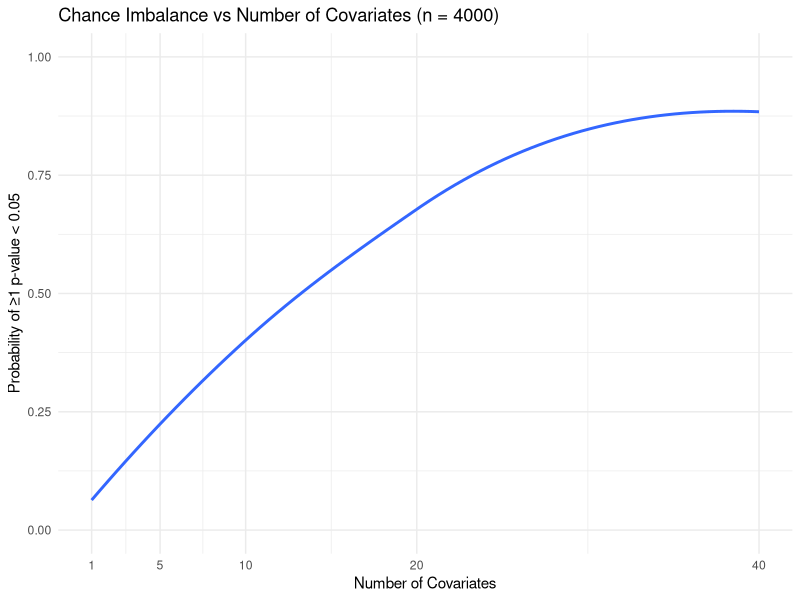
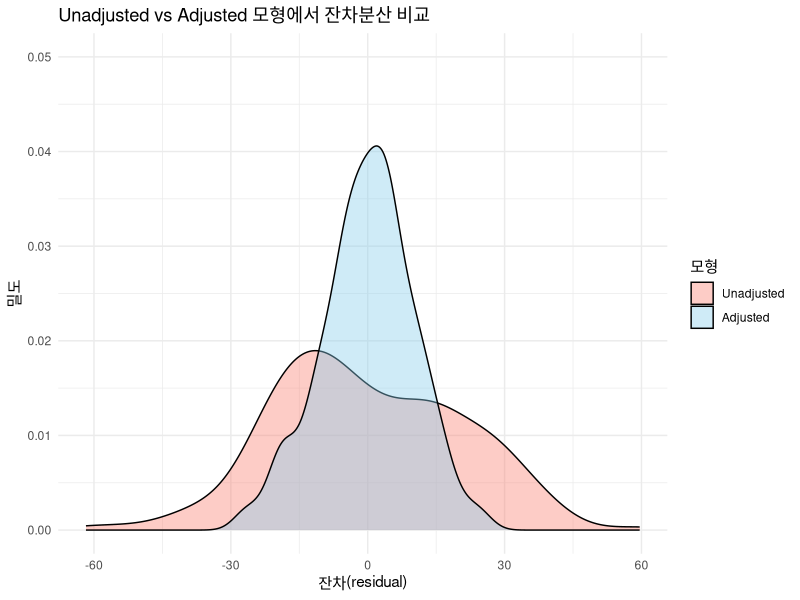

Generate these figures, in order, with R:
## ---- chunk 1
library(ggplot2)
set.seed(123)
n <- 4000
reps <- 500
cov_counts <- c(1, 5, 10, 20, 40)
probs <- sapply(cov_counts, function(p) {
  mean(replicate(reps, {
    covs <- matrix(rnorm(n * p), ncol = p)
    treat <- rbinom(n, 1, 0.5)
    any(sapply(seq_len(p), function(j) t.test(covs[treat == 1, j], covs[treat == 0, j])$p.value < 0.05))
  }))
})
df <- data.frame(covariates = cov_counts, prob = probs)

ggplot(df, aes(x = covariates, y = prob)) +
  geom_smooth(method = "loess", span = 1.0, se = FALSE) +
  scale_x_continuous(breaks = cov_counts) +
  labs(
    x = "Number of Covariates",
    y = "Probability of ≥1 p-value < 0.05",
    title = "Chance Imbalance vs Number of Covariates (n = 4000)"
  ) +
  scale_y_continuous(limits = c(0, 1)) +
  theme_minimal()
## ---- chunk 2
library(ggplot2)
library(reshape2)
set.seed(123)
n <- 200

baseline <- rnorm(n, mean = 150, sd = 20)
treat    <- rbinom(n, 1, 0.5)
y        <- baseline - 20 * treat + rnorm(n, sd = 10)
df       <- data.frame(y, treat = factor(treat), baseline)

# Unadjusted 모형
m0        <- lm(y ~ treat, data = df)
df$res0   <- resid(m0)

# Adjusted 모형(baseline을 포함)
m1        <- lm(y ~ treat + baseline, data = df)
df$res1   <- resid(m1)


df_long   <- melt(df,
                   measure.vars = c("res0","res1"),
                   variable.name = "model",
                   value.name    = "residual")

ggplot(df_long, aes(x = residual, fill = model)) +
  geom_density(alpha = 0.4) +
  coord_cartesian(ylim = c(0, 0.05)) +
  labs(
    title = "Unadjusted vs Adjusted 모형에서 잔차분산 비교",
    x     = "잔차(residual)",
    y     = "밀도"
  ) +
  scale_fill_manual(
    name   = "모형",
    values = c("res0" = "salmon", "res1" = "skyblue"),
    labels = c("Unadjusted", "Adjusted")
  ) +
  theme_minimal()
## ---- chunk 3
set.seed(123)
n_stratum <- 800
#dm 유무를 기준으로 층화한 이후에 치료군 배정을 랜덤화
dm <- rep(c(0,1), each = n_stratum)
treatment <- rep(rep(c(0,1), each = n_stratum/2), times = 2)
y <- 2*treatment + 5*dm + rnorm(2*n_stratum, sd = 3)
df <- data.frame(y, treatment = factor(treatment), dm = factor(dm))

#dm 유무를 반영하지 않은 모델
m1 <- lm(y ~ treatment, data = df)

#dm 유무를 반영한 모델
m2 <- lm(y ~ treatment + dm, data = df)

results <- data.frame(
  Model    = c("Unadjusted", "Adjusted"),
  Estimate = c(coef(summary(m1))["treatment1","Estimate"],
               coef(summary(m2))["treatment1","Estimate"]),
  StdError = c(coef(summary(m1))["treatment1","Std. Error"],
               coef(summary(m2))["treatment1","Std. Error"])
)

print(results)
## ---- chunk 4
set.seed(123)
n <- 1000
baseline <- rnorm(n, 150, 10)
treatment <- rep(0:1, each = n/2)
final <- 0.5* baseline - 20 * treatment + rnorm(n, 0, 5)
data <- data.frame(baseline, treatment = factor(treatment), final)

#baseline을 반영하지 않은 모델
m0 <- lm(final ~ treatment, data = data)
est0 <- coef(summary(m0))["treatment1", "Estimate"]
se0 <- coef(summary(m0))["treatment1", "Std. Error"]

#basline을 정확히 반영한 모델
m2 <- lm(final ~ treatment + baseline, data = data)
est2 <- coef(summary(m2))["treatment1", "Estimate"]
se2 <- coef(summary(m2))["treatment1", "Std. Error"]

#차이의 절댓값만 반영한 모델
delta <- data$final - data$baseline
m1 <- lm(delta ~ treatment, data = data)
est1 <- coef(summary(m1))["treatment1", "Estimate"]
se1 <- coef(summary(m1))["treatment1", "Std. Error"]

data.frame(
  Model    = c("Unadjusted", "Baseline adj.", "Delta model"),
  Estimate = c(est0, est2, est1),
  SE       = c(se0, se2, se1)
)
## ---- chunk 5
set.seed(123)
n    <- 500
reps <- 100

ests_unadj   <- se_unadj   <- numeric(reps)
ests_adj_lin <- se_adj_lin <- numeric(reps)
ests_adj_cub <- se_adj_cub <- numeric(reps)

for(i in seq_len(reps)) {
  x   <- rnorm(n)
  tr  <- rbinom(n,1,0.5)
  # 실제로 y는 tr과 x의 세제곱에 의해서 결정된다고 가정
  y   <- 2*tr + 3*x^3 + rnorm(n,0,2)
  
  # y와 tr만 살펴봅니다
  m0  <- lm(y ~ tr)
  sm0 <- summary(m0)$coefficients
  # y와 tr, 그리고 x의 선형관계만 살펴봅니다
  m1  <- lm(y ~ tr + x)
  sm1 <- summary(m1)$coefficients
  # y와 tr, 그리고 x의 비선형관계를 3차항까지 함께 살펴봅니다
  m2  <- lm(y ~ tr + x + I(x^2) + I(x^3))
  sm2 <- summary(m2)$coefficients
  
  ests_unadj[i]   <- sm0["tr","Estimate"]
  se_unadj[i]     <- sm0["tr","Std. Error"]
  ests_adj_lin[i] <- sm1["tr","Estimate"]
  se_adj_lin[i]   <- sm1["tr","Std. Error"]
  ests_adj_cub[i] <- sm2["tr","Estimate"]
  se_adj_cub[i]   <- sm2["tr","Std. Error"]
}

library(dplyr)
tibble(
  Model         = c("Unadjusted","Linear adj.","Cubic adj."),
  Mean_Est      = c(mean(ests_unadj),   mean(ests_adj_lin),   mean(ests_adj_cub)),
  Empirical_SE  = c(sd(ests_unadj),     sd(ests_adj_lin),     sd(ests_adj_cub)),
  Avg_Model_SE  = c(mean(se_unadj),     mean(se_adj_lin),     mean(se_adj_cub))
)
## ---- chunk 6
library(sandwich)  
library(lmtest)     
library(boot)      

set.seed(123)
n_cl    <- 10    # 병원 수
n_per   <- 200   # 병원당 환자 수
cluster <- factor(rep(1:n_cl, each = n_per))  # 병원 클러스터

# 병원별로 치료군과 비치료군을 반반씩 배정
treatment <- factor(
  rep(rep(c(0,1), each = n_per/2), times = n_cl),
  levels = c("0","1")
)

x <- rnorm(n_cl * n_per)
# 병원별 랜덤 효과
cluster_eff <- rnorm(n_cl, sd = 2)[as.numeric(cluster)]
# 사람별로 이분산성이 존재한다고 가정
sigma <- ifelse(x > 0, 3, 1)
eps   <- rnorm(n_cl * n_per, mean = 0, sd = sigma)

# 2) 결과 변수 y 생성
# y = 1.5*treatment + 0.8*x + 병원효과 + 이분산 오차
y <- 1.5 * as.numeric(as.character(treatment)) +
     0.8 * x +
     cluster_eff +
     eps

df <- data.frame(y, treatment, x, cluster)

# 3) OLS 모형 적합
m <- lm(y ~ treatment + x, data = df)

# 4.1 Nominal (기본) SE
est_nominal <- coef(m)["treatment1"]  # treatment1 계수
se_nominal  <- coef(summary(m))["treatment1","Std. Error"]

# 4.2 Huber-White sandwich SE
se_sandwich <- sqrt(diag(vcovHC(m, type = "HC0")))["treatment1"]

# 4.3 병원별 클러스터-로버스트 SE
se_cluster <- sqrt(diag(vcovCL(m,
                                cluster = df$cluster,
                                type    = "HC0")))["treatment1"]

# 4.4 부트스트랩 (개별 환자 단위 리샘플링)
boot_ind <- function(data, indices) {
  coef(lm(y ~ treatment + x, data = data[indices, ]))["treatment1"]
}
b1 <- boot(df, statistic = boot_ind, R = 200)
est_boot_ind <- mean(b1$t) 
se_boot_ind  <- sd(b1$t)    


boot_clust <- function(data, clusters) {
  sel <- sample(unique(clusters),
                length(unique(clusters)),
                replace = TRUE)
  d2  <- do.call(rbind,
                lapply(sel, function(cl) data[clusters == cl, ]))
  coef(lm(y ~ treatment + x, data = d2))["treatment1"]
}
boot_coefs      <- replicate(200, boot_clust(df, df$cluster))
est_boot_clust <- mean(boot_coefs)
se_boot_clust  <- sd(boot_coefs)

res <- data.frame(
  Method       = c("Nominal", "Sandwich", "Cluster-robust",
                   "Bootstrap(indiv.)", "Bootstrap(cluster)"),
  Estimate     = c(est_nominal,  est_nominal,  est_nominal,
                   est_boot_ind, est_boot_clust),
  StdError     = c(se_nominal,   se_sandwich,   se_cluster,
                   se_boot_ind,  se_boot_clust)
)
print(res)
## ---- chunk 7
set.seed(123)
n <- 10000
biomarker <- runif(n, 0, 100)
treatment <- rbinom(n, 1, 0.5)
# 치료결과는 치료변수와 biomarker와의 상호작용에도 영향을 받는다고 가정
y <- 5 * treatment + 0.2 * biomarker + 0.05 * treatment * biomarker + rnorm(n, 0, 10)
df <- data.frame(y, treatment=factor(treatment), biomarker)

m <- lm(y ~ treatment * biomarker, data = df)

# 조건부 효과(conditional effect) 계산
beta1 <- coef(m)["treatment1"]
beta3 <- coef(m)["treatment1:biomarker"]
effects_subgroups <- data.frame(
  biomarker = c(10, 50, 90),
  effect     = beta1 + beta3 * c(10, 50, 90)
)

# 평균처리효과(ATE) 계산
mean_bio <- mean(df$biomarker)
ate_hat  <- beta1 + beta3 * mean_bio
vc       <- vcov(m)
se_ate   <- sqrt(
  vc["treatment1","treatment1"] +
  mean_bio^2 * vc["treatment1:biomarker","treatment1:biomarker"] +
  2 * mean_bio * vc["treatment1","treatment1:biomarker"]
)

list(
  conditional_effects = effects_subgroups,
  ATE                 = ate_hat,
  SE_ATE              = se_ate
)

## ---- chunk 8
set.seed(1)
n_strata <- 4
n_per    <- 200
OR_true  <- 2

stratum    <- rep(1:n_strata, each = n_per)
treatment  <- rep(rep(c(0,1), each = n_per/2), times = n_strata)
base_p     <- rep(c(0.1,0.2,0.3,0.4), each = n_per)
logit      <- function(p) log(p/(1-p))
expit      <- function(x) 1/(1+exp(-x))

p_control  <- base_p
p_treated  <- expit(logit(base_p) + log(OR_true))

y <- rbinom(length(stratum), 1,
            ifelse(treatment==1, p_treated, p_control))

df <- data.frame(stratum,
                 treatment = factor(treatment, levels=c(0,1)),
                 y)

tab <- with(df, table(stratum, treatment, y))
res <- mantelhaen.test(tab)

res
## ---- chunk 9
library(dplyr)

set.seed(123)
n <- 100                             # RCT 대상자 수

baseline_SBP <- rnorm(n, 150, 20)    # 기저 혈압
treat_num    <- rbinom(n, 1, 0.5)    # 무작위배정
treat        <- factor(treat_num, levels=c(0,1))
lp0          <- -2 + 0.1*(baseline_SBP-150)
lp1          <- lp0 - 1.5 
p0           <- plogis(lp0)
p1           <- plogis(lp1)
y            <- rbinom(n,1,ifelse(treat_num==1, p1, p0))
df <- data.frame(y, treat, baseline_SBP)


calc_measures <- function(d) {
  # Unadjusted
  r1_un  <- mean(d$y[d$treat=="1"])
  r0_un  <- mean(d$y[d$treat=="0"])
  rd_un  <- r1_un - r0_un
  
  # g-computation
  m_gc   <- glm(y ~ treat + baseline_SBP, family=binomial, data=d)
  d1     <- transform(d, treat=factor(1,levels=c(0,1)))
  d0     <- transform(d, treat=factor(0,levels=c(0,1)))
  r1_gc  <- mean(predict(m_gc,newdata=d1,type="response"))
  r0_gc  <- mean(predict(m_gc,newdata=d0,type="response"))
  rd_gc  <- r1_gc - r0_gc
  rr_gc  <- r1_gc / r0_gc
  or_gc  <- (r1_gc/(1-r1_gc)) / (r0_gc/(1-r0_gc))
  
  # IPTW
  ps_mod <- glm(as.numeric(as.character(treat)) ~ baseline_SBP,
                family=binomial, data=d)
  ps     <- predict(ps_mod,type="response")
  w      <- ifelse(d$treat=="1", 1/ps, 1/(1-ps))
  r1_ip  <- sum(w * d$y * (d$treat=="1")) / sum(w * (d$treat=="1"))
  r0_ip  <- sum(w * d$y * (d$treat=="0")) / sum(w * (d$treat=="0"))
  rd_ip  <- r1_ip - r0_ip
  rr_ip  <- r1_ip / r0_ip
  or_ip  <- (r1_ip/(1-r1_ip)) / (r0_ip/(1-r0_ip))
  
  c(rd_un, r1_gc, r1_ip,
    rd_gc, rr_gc, or_gc,
    rd_ip, rr_ip, or_ip)
}

# 3) 원본 지표 계산
orig <- calc_measures(df)

# 4) 부트스트랩으로 SE 계산 (B=200)
B <- 200
boot_vals <- replicate(B, {
  idx <- sample(seq_len(n), n, replace=TRUE)
  calc_measures(df[idx,])
})
se_vals <- apply(boot_vals, 1, sd)

# 5) 결과 정리
res <- data.frame(
  Method      = c("Unadjusted","G-computation","IPTW"),
  RiskDiff    = c(orig[1],   orig[4],   orig[7]),
  SE_RiskDiff = c(se_vals[1],se_vals[4],se_vals[7]),
  RR          = c(NA,       orig[5],   orig[8]),
  SE_RR       = c(NA,       se_vals[5],se_vals[8]),
  OR          = c(NA,       orig[6],   orig[9]),
  SE_OR       = c(NA,       se_vals[6],se_vals[9])
)
print(res)
